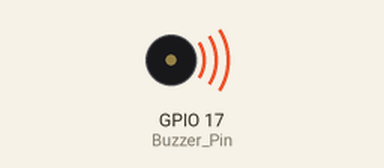
A program run on a simulated Raspberry Pi (BCM pin numbers). On the bench: buzzer (waves = sounding, pin HIGH). At 3.0 s the program stops and its outputs stay as they are.

Above: at 0.1 s.
At 3.1 s:
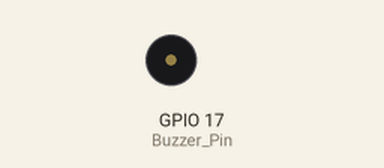
Timing chart, 0 to 4.5 s (numbered marks = the images above):
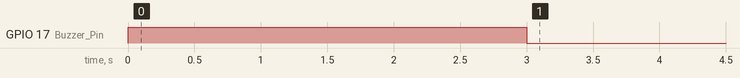

The program:

Buzzer.py
```python
import time
import RPi.GPIO as GPIO
from Command import COMMAND as cmd
GPIO.setwarnings(False)
Buzzer_Pin = 17
GPIO.setmode(GPIO.BCM)
GPIO.setup(Buzzer_Pin,GPIO.OUT)
class Buzzer:
    def run(self,command):
        if command!="0":
            GPIO.output(Buzzer_Pin,True)
        else:
            GPIO.output(Buzzer_Pin,False)
if __name__=='__main__':
    B=Buzzer()
    B.run('1')
    time.sleep(3)
    B.run('0')
```

Command.py
```python
class COMMAND:
    CMD_MOTOR = "CMD_MOTOR"
    CMD_LED = "CMD_LED"
    CMD_LED_MOD = "CMD_LED_MOD"
    CMD_SERVO = "CMD_SERVO"
    CMD_BUZZER = "CMD_BUZZER"
    CMD_SONIC = "CMD_SONIC"
    CMD_LIGHT = "CMD_LIGHT"
    CMD_POWER = "CMD_POWER"
    CMD_MODE ="CMD_MODE"
    def __init__(self):
        pass
```
